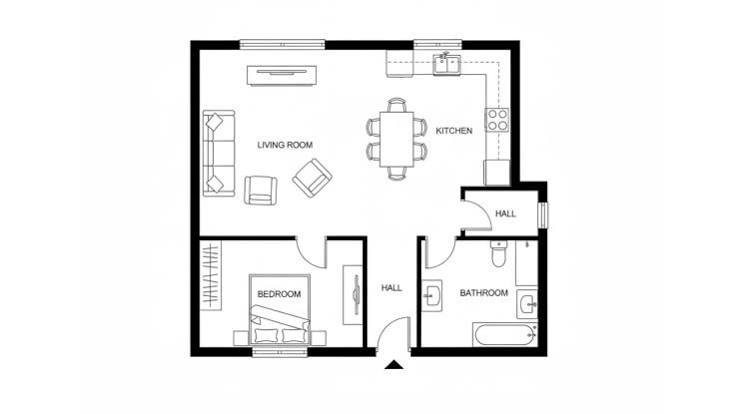
#> input picture apps/api/data/uploads/05cc5ceb-8b9a-4b74-b9a6-3194f00f6d9d.jpg, 738 x 414 px; its folder holds only this picture in this run
$ python -i image_preprocessing.py   (imports and definitions only)
#> lines starting #> are read from the running program, lines starting #| are printed output that depends on the picture; after the words box and inside, x2 and y2 are one past the last pixel; in counts of white or black regions, pixels touching at a corner belong together
import cv2
import numpy as np
from pdf2image import convert_from_bytes


# Canonical processing size: every downstream threshold (Hough, closing kernel,
# snap radius, min-area filter) is tuned to this resolution, so normalising the
# long edge here makes the whole pipeline resolution-independent.
CANONICAL_LONG_EDGE = 1000


def load_image(image_bytes: bytes) -> np.ndarray:
    nparr = np.frombuffer(image_bytes, np.uint8)
    img = cv2.imdecode(nparr, cv2.IMREAD_COLOR)
    if img is None:
        raise ValueError('Could not decode image')
    return img


def load_pdf(pdf_bytes: bytes, dpi: int = 200) -> np.ndarray:
    images = convert_from_bytes(pdf_bytes, dpi=dpi)
    if not images:
        raise ValueError('PDF has no pages')
    return cv2.cvtColor(np.array(images[0]), cv2.COLOR_RGB2BGR)


def to_grayscale(img: np.ndarray) -> np.ndarray:
    if len(img.shape) == 2:
        return img
    return cv2.cvtColor(img, cv2.COLOR_BGR2GRAY)


def deskew(img: np.ndarray) -> np.ndarray:
    """Deskew image using dominant horizontal/vertical Hough lines angle."""
    edges = cv2.Canny(img, 50, 150, apertureSize=3)
    lines = cv2.HoughLines(edges, 1, np.pi / 180, 200)
    if lines is None:
        return img

    angles = []
    for line in lines:
        rho, theta = line[0]
        angle = theta * 180 / np.pi
        # Normalize angle to [-45, 45]
        if angle > 45 and angle <= 135:
            angle = angle - 90
        elif angle > 135:
            angle = angle - 180
        if abs(angle) < 15:  # Only minor skew angles
            angles.append(angle)

    if not angles:
        return img

    median_angle = np.median(angles)
    if abs(median_angle) < 0.2:  # Ignore negligible skew
        return img

    h, w = img.shape[:2]
    center = (w // 2, h // 2)
    matrix = cv2.getRotationMatrix2D(center, median_angle, 1.0)
    return cv2.warpAffine(img, matrix, (w, h), flags=cv2.INTER_CUBIC, borderMode=cv2.BORDER_REPLICATE)


def _canonical_resize(img: np.ndarray, long_edge: int = CANONICAL_LONG_EDGE) -> tuple[np.ndarray, float]:
    """Resize so the long edge == long_edge. Returns (resized, scale) where
    scale = original / resized. Multiply canonical-space coords by `scale` to
    get back to original-pixel space."""
    h, w = img.shape[:2]
    current_long = max(h, w)
    if current_long <= long_edge:
        return img, 1.0
    scale = current_long / long_edge
    new_w = max(1, int(round(w / scale)))
    new_h = max(1, int(round(h / scale)))
    resized = cv2.resize(img, (new_w, new_h), interpolation=cv2.INTER_AREA)
    return resized, float(scale)


def preprocess_floorplan(img: np.ndarray) -> dict:
    """
    Returns a dictionary of preprocessed image stages. All masks are in
    *canonical* (resized) pixel space; use `scale` to map back to the original.
      - 'gray':       grayscale (original size)
      - 'deskewed':   deskewed grayscale (canonical size)
      - 'binary':     inverted binary, walls = 255 (canonical size)
      - 'wall_mask':  cleaned structural wall mask retaining ALL walls
                      (outer shell AND interior partitions) = 255 (canonical)
      - 'scale':      float — multiply canonical coords by this for original px
      - 'orig_shape': (h, w) of the original input image

    IMPORTANT — fidelity first: we deliberately do NOT denoise (bilateral /
    median) and do NOT run a speckle-removal component filter here. On real
    floor plans the interior partition walls are thin and faint, and every
    smoothing step tested erased enough of their pixels to collapse room
    segmentation from 7 rooms down to 2. Otsu on the raw deskewed grayscale
    preserves the full wall network; downstream stages handle furniture.
    """
    orig_h, orig_w = img.shape[:2]

    gray_full = to_grayscale(img)
    deskewed_full = deskew(gray_full)

    # Normalise resolution so thresholds are resolution-independent.
    deskewed, scale = _canonical_resize(deskewed_full, CANONICAL_LONG_EDGE)

    # Single source of truth: global Otsu threshold (walls = white).
    # adaptiveThreshold produced per-region thresholds that fragmented walls
    # on unevenly-lit scans; Otsu is far more stable for line drawings.
    _, binary = cv2.threshold(
        deskewed, 0, 255, cv2.THRESH_BINARY_INV + cv2.THRESH_OTSU
    )

    # The wall mask IS the cleaned binary: it retains the full wall network
    # (exterior shell + every internal partition). Furniture filtering and
    # short-fragment removal happen later, in the wall detector, where we can
    # reason about line geometry rather than blindly eroding pixels.
    wall_mask = binary.copy()

    return {
        'gray': gray_full,
        'deskewed': deskewed,
        'binary': binary,
        'wall_mask': wall_mask,
        'scale': scale,
        'orig_shape': (orig_h, orig_w),
    }


def threshold(img: np.ndarray) -> np.ndarray:
    return preprocess_floorplan(img)['binary']

>>> import cv2
>>> picture = cv2.cvtColor(cv2.imread('../../../../apps/api/data/uploads/05cc5ceb-8b9a-4b74-b9a6-3194f00f6d9d.jpg'), cv2.COLOR_BGR2RGB)
#> picture is the input picture: shape (414, 738, 3); min 0, max 255, mean 240.8
>>> result = preprocess_floorplan(picture)
#> in deskew, `edges = cv2.Canny(img, 50, 150, apertureSize=3)`:
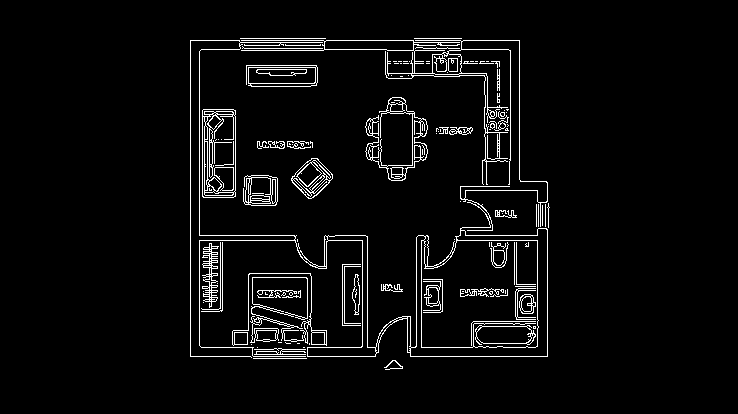
#> edges: shape (414, 738); 4.3% white in thin lines or dots, all inside (x1, y1, x2, y2) = (190, 38, 550, 370)
#> in deskew, `lines = cv2.HoughLines(edges, 1, np.pi / 180, 200)`: lines = [[40, 1.57], [356, 1.57], [190, 0], [199, 0], [347, 1.57], [240, 1.57], [235, 1.57]]
#> the loop in deskew, `for line in lines:` made 7 passes
#> (rho, theta, angle) on passes 1 to 7: (40, 1.57, 2.5e-06), (356, 1.57, 2.5e-06), (190, 0, 0), (199, 0, 0), (347, 1.57, 2.5e-06), (240, 1.57, 2.5e-06), (235, 1.57, 2.5e-06)
#> after the loop in deskew, `for line in lines:`: angles = [2.5e-06, 2.5e-06, 0, 0, 2.5e-06, 2.5e-06, 2.5e-06]
#> in deskew, `median_angle = np.median(angles)`: median_angle = 2.5e-06
#> in preprocess_floorplan, `deskewed, scale = _canonical_resize(deskewed_full, CANONICAL_LONG_EDGE)`: scale = 1
#> in preprocess_floorplan, `_, binary = cv2.threshold( deskewed, 0, 255, cv2.THRESH_BINARY_INV + c..`:
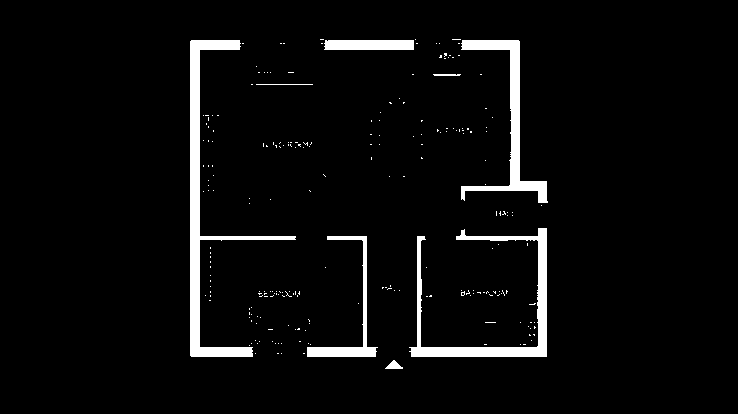
#> binary: shape (414, 738); 4.4% white; 232 white regions (224 under 20 px), largest, box (x1, y1, x2, y2) and area: (190, 40, 296, 357) 4481, (409, 228, 547, 357) 3322, (461, 40, 548, 203) 2612
#> result = 6 items
